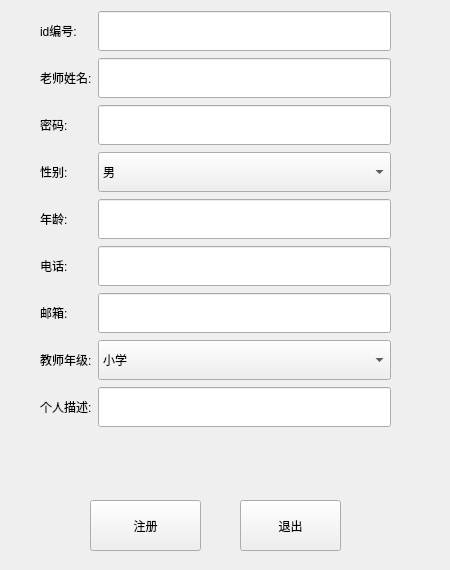
<?xml version="1.0" encoding="UTF-8"?>
<ui version="4.0">
 <class>RegisterTeacherWidget</class>
 <widget class="QWidget" name="RegisterTeacherWidget">
  <property name="geometry">
   <rect>
    <x>0</x>
    <y>0</y>
    <width>450</width>
    <height>570</height>
   </rect>
  </property>
  <property name="windowTitle">
   <string>Form</string>
  </property>
  <widget class="QWidget" name="gridLayoutWidget">
   <property name="geometry">
    <rect>
     <x>40</x>
     <y>10</y>
     <width>351</width>
     <height>421</height>
    </rect>
   </property>
   <layout class="QGridLayout" name="gridLayout">
    <item row="4" column="0">
     <widget class="QLabel" name="label_5">
      <property name="text">
       <string>年龄:</string>
      </property>
     </widget>
    </item>
    <item row="0" column="1">
     <widget class="QLineEdit" name="lineEdit_1">
      <property name="minimumSize">
       <size>
        <width>0</width>
        <height>40</height>
       </size>
      </property>
     </widget>
    </item>
    <item row="3" column="0">
     <widget class="QLabel" name="label_3">
      <property name="text">
       <string>性别:</string>
      </property>
     </widget>
    </item>
    <item row="6" column="0">
     <widget class="QLabel" name="label_7">
      <property name="text">
       <string>邮箱:</string>
      </property>
     </widget>
    </item>
    <item row="0" column="0">
     <widget class="QLabel" name="label">
      <property name="text">
       <string>id编号:</string>
      </property>
     </widget>
    </item>
    <item row="2" column="0">
     <widget class="QLabel" name="label_4">
      <property name="text">
       <string>密码:</string>
      </property>
     </widget>
    </item>
    <item row="1" column="0">
     <widget class="QLabel" name="label_2">
      <property name="text">
       <string>老师姓名:</string>
      </property>
     </widget>
    </item>
    <item row="5" column="0">
     <widget class="QLabel" name="label_6">
      <property name="text">
       <string>电话:</string>
      </property>
     </widget>
    </item>
    <item row="8" column="0">
     <widget class="QLabel" name="label_8">
      <property name="text">
       <string>个人描述:</string>
      </property>
     </widget>
    </item>
    <item row="1" column="1">
     <widget class="QLineEdit" name="lineEdit_2">
      <property name="minimumSize">
       <size>
        <width>0</width>
        <height>40</height>
       </size>
      </property>
     </widget>
    </item>
    <item row="2" column="1">
     <widget class="QLineEdit" name="lineEdit_3">
      <property name="minimumSize">
       <size>
        <width>0</width>
        <height>40</height>
       </size>
      </property>
     </widget>
    </item>
    <item row="4" column="1">
     <widget class="QLineEdit" name="lineEdit_5">
      <property name="minimumSize">
       <size>
        <width>0</width>
        <height>40</height>
       </size>
      </property>
     </widget>
    </item>
    <item row="5" column="1">
     <widget class="QLineEdit" name="lineEdit_6">
      <property name="minimumSize">
       <size>
        <width>0</width>
        <height>40</height>
       </size>
      </property>
     </widget>
    </item>
    <item row="6" column="1">
     <widget class="QLineEdit" name="lineEdit_7">
      <property name="minimumSize">
       <size>
        <width>0</width>
        <height>40</height>
       </size>
      </property>
     </widget>
    </item>
    <item row="8" column="1">
     <widget class="QLineEdit" name="lineEdit_9">
      <property name="minimumSize">
       <size>
        <width>0</width>
        <height>40</height>
       </size>
      </property>
     </widget>
    </item>
    <item row="7" column="0">
     <widget class="QLabel" name="label_9">
      <property name="text">
       <string>教师年级:</string>
      </property>
     </widget>
    </item>
    <item row="3" column="1">
     <widget class="QComboBox" name="comboBox">
      <property name="minimumSize">
       <size>
        <width>0</width>
        <height>40</height>
       </size>
      </property>
      <item>
       <property name="text">
        <string>男</string>
       </property>
      </item>
      <item>
       <property name="text">
        <string>女</string>
       </property>
      </item>
     </widget>
    </item>
    <item row="7" column="1">
     <widget class="QComboBox" name="comboBox_2">
      <property name="minimumSize">
       <size>
        <width>0</width>
        <height>40</height>
       </size>
      </property>
      <item>
       <property name="text">
        <string>小学</string>
       </property>
      </item>
      <item>
       <property name="text">
        <string>初中</string>
       </property>
      </item>
      <item>
       <property name="text">
        <string>高中</string>
       </property>
      </item>
     </widget>
    </item>
   </layout>
  </widget>
  <widget class="QPushButton" name="btn_quit">
   <property name="geometry">
    <rect>
     <x>240</x>
     <y>500</y>
     <width>101</width>
     <height>51</height>
    </rect>
   </property>
   <property name="text">
    <string>退出</string>
   </property>
  </widget>
  <widget class="QPushButton" name="btn_resiger">
   <property name="geometry">
    <rect>
     <x>90</x>
     <y>500</y>
     <width>111</width>
     <height>51</height>
    </rect>
   </property>
   <property name="text">
    <string>注册</string>
   </property>
  </widget>
 </widget>
 <resources/>
 <connections/>
</ui>
